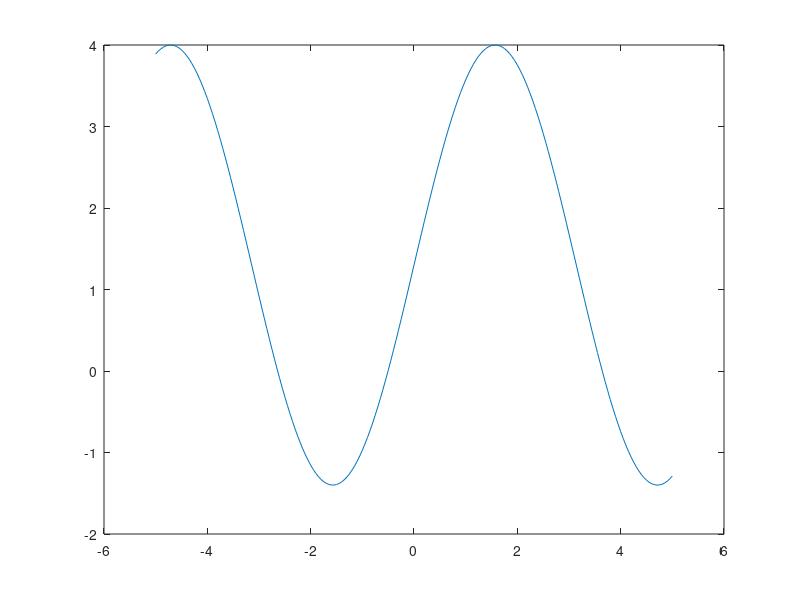

Write the MATLAB code that produced this figure. (Note: this script raises an error after producing the figure.)
clear all; close all; clc;

% Sine Wave Example Function
beta1 = 1.3;
beta2 = 2.7;

x = -5:0.05:5;
y = beta1 + beta2*sin(x); 

% Add noise to the line
y_noise = y + 0.7 * randn(size(y));

% Plot 
figure;
p = plot(x, y);
p.LineWidth = 2;
hold on;
scatter(x, y_noise);
title('Noisy data with the actual function')
hold off;


%%%% Search Phase %%%%

% Define bounds for the two parameters
bounds = [0 5; 0 5];

% Define struct for additional objective function arguments
args.x = x;
args.y = y_noise;

% Define RMSE as the objective function
function output = obj_fn(in, args) 
    pred = in(1) + in(2) * sin(args.x);
    output = rmse(pred, args.y);
end

ns = 10;    % number of samples generated per iteration
nr = 8;     % number of cells to resample
ni = 25;    % number of samples in initial search
N = 25;     % number of iterations
seed = 42;

% Initialize NASearcher object
nas = NASearcher(@obj_fn, ns, nr, ni, N, bounds, args, seed);
nas.run(false);

% Retrieve and plot the best parameters
inds = nas.get_best_indices();
best_params = nas.samples(inds, :);

% Trace plots of both parameters
trace_x = 1:size(nas.samples, 1);

figure;
p = plot(trace_x, nas.samples(:, 1));
p.LineWidth = 1;
hold on;
plot(trace_x, ones(size(trace_x))*beta1, '--')
xlabel('Iteration'); ylabel('Beta 1');
title('Trace Plot: Beta 1')
hold off;

figure;
p = plot(trace_x, nas.samples(:, 2));
p.LineWidth = 1;
hold on;
plot(trace_x, ones(size(trace_x))*beta2, '--')
xlabel('Iteration'); ylabel('Beta 2');
title('Trace Plot: Beta 2')
hold off;

% Voronoi Diagram
figure('Color','white'); hold on;
voronoi(nas.samples(:,1), nas.samples(:,2));
xlabel('Beta 1'); ylabel('Beta 2'); title('NA Voronoi Diagram');
hold off;

%%%% Appraisal Phase %%%%

n_resample = 1000;
n_walkers = 1;
verbose = false;
starting_frac = 0.5;
save = true;

naa = NAAppraiser(n_resample, n_walkers, nas, verbose, seed);
naa.run(save, starting_frac);
mean = naa.mean
mean_err = naa.sample_mean_error
cov = naa.covariance
cov_err = naa.sample_covariance_error

% Plot estimated Multivariate Normal distribution of the parameter space
x1 = 0:.2:5;
x2 = 0:.2:5;
[X1,X2] = meshgrid(x1,x2);
X = [X1(:) X2(:)];

y = mvnpdf(X,mean,cov);
y = reshape(y,length(x2),length(x1));

figure;
scatter(nas.samples(:,1),nas.samples(:,2),[size(nas.objectives,1)],nas.objectives,'filled'); 
hold on;
colorbar;xlabel('beta1'); ylabel('beta2'); title('Misfit NA');
contour(x1,x2,y,[0.0001 0.001 0.01 0.05 0.15 0.25 0.35]);
hold off;
